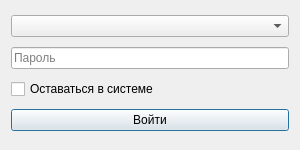
<?xml version="1.0" encoding="UTF-8"?>
<ui version="4.0">
 <class>authWidget</class>
 <widget class="QDialog" name="authWidget">
  <property name="geometry">
   <rect>
    <x>0</x>
    <y>0</y>
    <width>300</width>
    <height>150</height>
   </rect>
  </property>
  <property name="windowTitle">
   <string>Dialog</string>
  </property>
  <layout class="QVBoxLayout" name="verticalLayout">
   <item>
    <widget class="QComboBox" name="cb_users"/>
   </item>
   <item>
    <widget class="QLineEdit" name="le_password">
     <property name="placeholderText">
      <string>Пароль</string>
     </property>
    </widget>
   </item>
   <item>
    <widget class="QCheckBox" name="ckb_stay_signed_in">
     <property name="text">
      <string>Оставаться в системе</string>
     </property>
    </widget>
   </item>
   <item>
    <widget class="QPushButton" name="pb_login">
     <property name="text">
      <string>Войти</string>
     </property>
    </widget>
   </item>
  </layout>
 </widget>
 <resources/>
 <connections/>
</ui>
